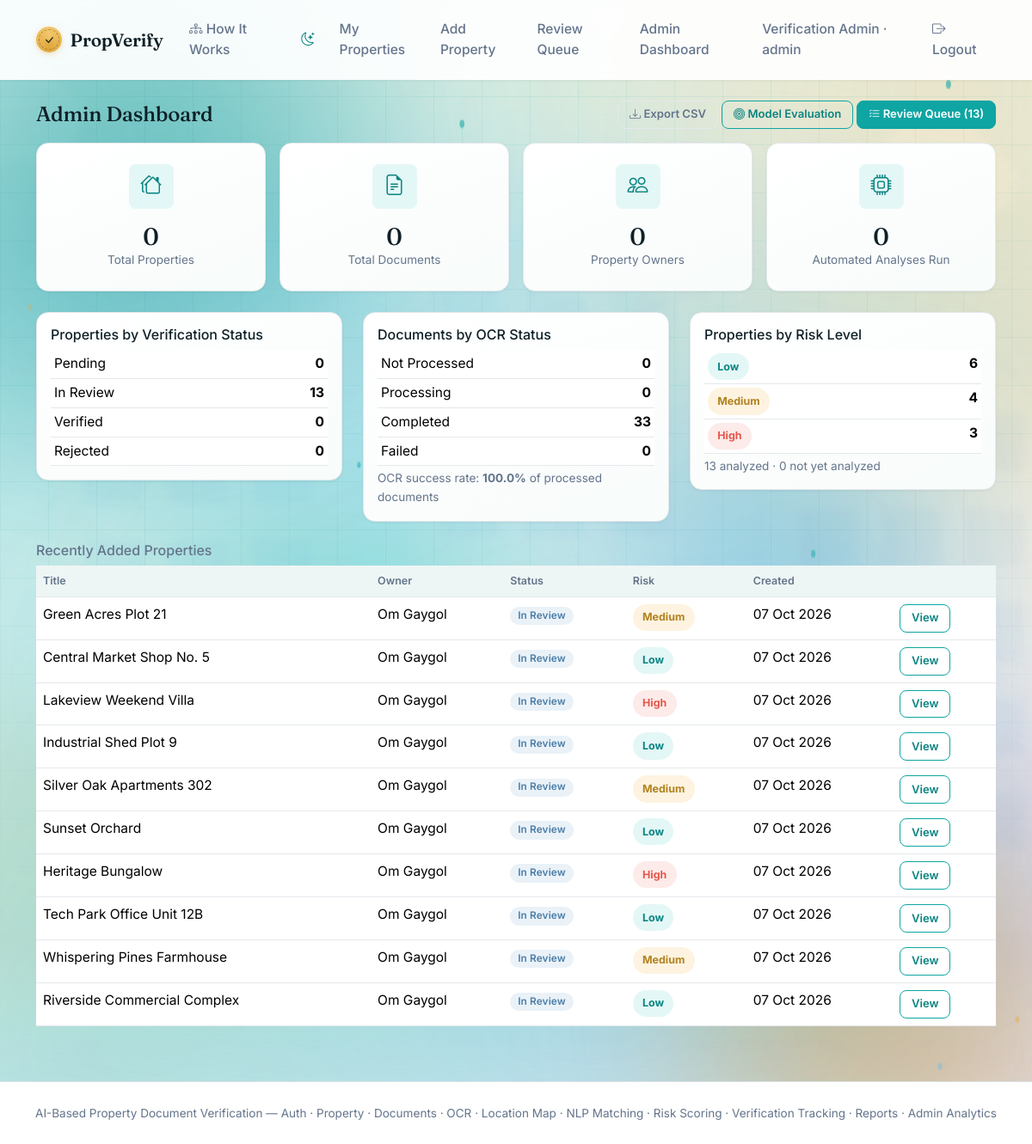
The page /admin/dashboard (signed in) on the database its author committed.
### models.py (models this page shows, shortened)
class User(UserMixin, db.Model):
    __tablename__ = "users"
    id = db.Column(db.Integer, primary_key=True)
    full_name = db.Column(db.String(120), nullable=False)
    email = db.Column(db.String(120), unique=True, nullable=False, index=True)
    password_hash = db.Column(db.String(255), nullable=False)
    role = db.Column(db.String(20), nullable=False, default="user")  # 'user' | 'admin'
    created_at = db.Column(db.DateTime, default=datetime.utcnow)
    properties = db.relationship("Property", backref="owner", lazy=True, cascade="all, delete-orphan")
    @property
    def is_admin(self):
        return self.role == "admin"

class Property(db.Model):
    __tablename__ = "properties"
    STATUS_CHOICES = ["Pending", "In Review", "Verified", "Rejected"]
    id = db.Column(db.Integer, primary_key=True)
    owner_id = db.Column(db.Integer, db.ForeignKey("users.id"), nullable=False)
    title = db.Column(db.String(150), nullable=False)
    property_type = db.Column(db.String(50), nullable=False)  # Residential/Commercial/Agricultural/Other
    survey_number = db.Column(db.String(80))
    address = db.Column(db.String(300), nullable=False)
    area_sq_ft = db.Column(db.Float)
    locality = db.Column(db.String(120))
    city = db.Column(db.String(80))
    state = db.Column(db.String(80))
    pincode = db.Column(db.String(20))
    latitude = db.Column(db.Float)
    longitude = db.Column(db.Float)
    overall_status = db.Column(db.String(20), nullable=False, default="Pending")
    created_at = db.Column(db.DateTime, default=datetime.utcnow)
    updated_at = db.Column(db.DateTime, default=datetime.utcnow, onupdate=datetime.utcnow)
    documents = db.relationship("Document", backref="property", lazy=True, cascade="all, delete-orphan")
    photos = db.relationship(
        "PropertyPhoto",
        backref="property",
        lazy=True,
        cascade="all, delete-orphan",
        order_by="PropertyPhoto.sort_order",
    )
    analyses = db.relationship(
        "AnalysisResult",
        backref="property",
        lazy=True,
        cascade="all, delete-orphan",
        order_by="AnalysisResult.created_at",
    )
    verification_records = db.relationship(
        "VerificationRecord",
        backref="property",
        lazy=True,
        cascade="all, delete-orphan",
        order_by="VerificationRecord.created_at",
    )
    @property
    def latest_analysis(self):
        return self.analyses[-1] if self.analyses else None

class AnalysisResult(db.Model):
    __tablename__ = "analysis_results"
    id = db.Column(db.Integer, primary_key=True)
    property_id = db.Column(db.Integer, db.ForeignKey("properties.id"), nullable=False)
    run_by_id = db.Column(db.Integer, db.ForeignKey("users.id"), nullable=False)
    risk_score = db.Column(db.Integer, nullable=False)
    risk_level = db.Column(db.String(10), nullable=False)  # Low | Medium | High
    checks_run = db.Column(db.Integer, default=0)
    checks_passed = db.Column(db.Integer, default=0)
    findings_json = db.Column(db.Text, nullable=False, default="[]")
    fields_json = db.Column(db.Text, nullable=False, default="[]")
    features_json = db.Column(db.Text, nullable=False, default="{}")
    created_at = db.Column(db.DateTime, default=datetime.utcnow)
    run_by = db.relationship("User")

### routes/admin_routes.py (the view)
@admin_bp.route("/dashboard")
@login_required
def dashboard():
    _require_admin()
    total_properties = Property.query.count()
    total_documents = Document.query.count()
    total_owners = db.session.query(Property.owner_id).distinct().count()
    status_counts = {
        status: Property.query.filter_by(overall_status=status).count()
        for status in Property.STATUS_CHOICES
    }
    ocr_counts = {
        status: Document.query.filter_by(ocr_status=status).count()
        for status in Document.OCR_STATUS_CHOICES
    }
    processed = ocr_counts.get("Completed", 0) + ocr_counts.get("Failed", 0)
    ocr_success_rate = round((ocr_counts.get("Completed", 0) / processed) * 100, 1) if processed else None
    risk_counts = {"Low": 0, "Medium": 0, "High": 0}
    analyzed_property_ids = set()
    for prop in Property.query.all():
        latest = prop.latest_analysis
        if latest:
            risk_counts[latest.risk_level] = risk_counts.get(latest.risk_level, 0) + 1
            analyzed_property_ids.add(prop.id)
    total_analyses = AnalysisResult.query.count()
    properties_analyzed = len(analyzed_property_ids)
    properties_awaiting_analysis = total_properties - properties_analyzed
    recent_properties = Property.query.order_by(Property.created_at.desc()).limit(10).all()
    review_queue_count = Property.query.filter(
        Property.overall_status.in_(["Pending", "In Review"])
    ).count()
    return render_template(
        "admin/dashboard.html",
        total_properties=total_properties,
        total_documents=total_documents,
        total_owners=total_owners,
        status_counts=status_counts,
        ocr_counts=ocr_counts,
        ocr_success_rate=ocr_success_rate,
        risk_counts=risk_counts,
        total_analyses=total_analyses,
        properties_analyzed=properties_analyzed,
        properties_awaiting_analysis=properties_awaiting_analysis,
        review_queue_count=review_queue_count,
        recent_properties=recent_properties,
    )

### routes/admin_routes.py (called while the page is built)
def _require_admin():
    if not current_user.is_admin:
        abort(403)

### templates/admin/dashboard.html (shortened to what this page needs)
{% extends "base.html" %}
{% block content %}
<div class="d-flex justify-content-between align-items-center mb-3">
  <h4 class="mb-0">Admin Dashboard</h4>
  <div>
    <a href="{{ url_for('admin.export_dashboard_csv') }}" class="btn btn-outline-secondary btn-sm">
      <i class="bi bi-download"></i> Export CSV
    </a>
    <a href="{{ url_for('analysis.evaluation') }}" class="btn btn-outline-primary btn-sm">
      <i class="bi bi-bullseye"></i> Model Evaluation
    </a>
    <a href="{{ url_for('analysis.review_queue') }}" class="btn btn-primary btn-sm">
      <i class="bi bi-list-check"></i> Review Queue ({{ review_queue_count }})
    </a>
  </div>
</div>
<div class="row g-3 mb-4" data-stagger-group>
  <div class="col-md-3">
    <div class="card feature-tile text-center stagger-in">
      <div class="card-body py-4">
        <span class="feature-icon mx-auto mb-2" style="width:52px;height:52px;font-size:1.5rem;"><i class="bi bi-houses"></i></span>
        <h3 class="mt-2 mb-0"><span class="counter" data-counter="{{ total_properties }}">0</span></h3>
        <div class="text-muted small">Total Properties</div>
      </div>
    </div>
  </div>
  <div class="col-md-3">
    <div class="card feature-tile text-center stagger-in">
      <div class="card-body py-4">
        <span class="feature-icon mx-auto mb-2" style="width:52px;height:52px;font-size:1.5rem;"><i class="bi bi-file-earmark-text"></i></span>
        <h3 class="mt-2 mb-0"><span class="counter" data-counter="{{ total_documents }}">0</span></h3>
        <div class="text-muted small">Total Documents</div>
      </div>
    </div>
  </div>
  <div class="col-md-3">
    <div class="card feature-tile text-center stagger-in">
      <div class="card-body py-4">
        <span class="feature-icon mx-auto mb-2" style="width:52px;height:52px;font-size:1.5rem;"><i class="bi bi-people"></i></span>
        <h3 class="mt-2 mb-0"><span class="counter" data-counter="{{ total_owners }}">0</span></h3>
        <div class="text-muted small">Property Owners</div>
      </div>
    </div>
  </div>
  <div class="col-md-3">
    <div class="card feature-tile text-center stagger-in">
      <div class="card-body py-4">
        <span class="feature-icon mx-auto mb-2" style="width:52px;height:52px;font-size:1.5rem;"><i class="bi bi-cpu"></i></span>
        <h3 class="mt-2 mb-0"><span class="counter" data-counter="{{ total_analyses }}">0</span></h3>
        <div class="text-muted small">Automated Analyses Run</div>
      </div>
    </div>
  </div>
</div>
<div class="row g-4 mb-4">
  <div class="col-md-4">
    <div class="card">
      <div class="card-body">
        <h6 class="text-muted">Properties by Verification Status</h6>
        <table class="table table-sm mb-0">
          {% for status, count in status_counts.items() %}
          <tr><td>{{ status }}</td><td class="text-end fw-bold">{{ count }}</td></tr>
          {% endfor %}
        </table>
      </div>
    </div>
  </div>
  <div class="col-md-4">
    <div class="card">
      <div class="card-body">
        <h6 class="text-muted">Documents by OCR Status</h6>
        <table class="table table-sm mb-0">
          {% for status, count in ocr_counts.items() %}
          <tr><td>{{ status }}</td><td class="text-end fw-bold">{{ count }}</td></tr>
          {% endfor %}
        </table>
        {% if ocr_success_rate is not none %}
          <div class="small text-muted mt-1">OCR success rate: <strong>{{ ocr_success_rate }}%</strong> of processed documents</div>
        {% endif %}
      </div>
    </div>
  </div>
  <div class="col-md-4">
    <div class="card">
      <div class="card-body">
        <h6 class="text-muted">Properties by Risk Level</h6>
        <table class="table table-sm mb-0">
          <tr><td><span class="risk-pill risk-Low">Low</span></td><td class="text-end fw-bold">{{ risk_counts.Low }}</td></tr>
          <tr><td><span class="risk-pill risk-Medium">Medium</span></td><td class="text-end fw-bold">{{ risk_counts.Medium }}</td></tr>
          <tr><td><span class="risk-pill risk-High">High</span></td><td class="text-end fw-bold">{{ risk_counts.High }}</td></tr>
        </table>
        <div class="small text-muted mt-1">{{ properties_analyzed }} analyzed &middot; {{ properties_awaiting_analysis }} not yet analyzed</div>
      </div>
    </div>
  </div>
</div>
<h6 class="text-muted">Recently Added Properties</h6>
<div class="table-responsive">
  <table class="table table-hover bg-white">
    <thead class="table-light">
      <tr><th>Title</th><th>Owner</th><th>Status</th><th>Risk</th><th>Created</th><th></th></tr>
    </thead>
    <tbody>
      {% for p in recent_properties %}
      {% set a = p.latest_analysis %}
      <tr>
        <td>{{ p.title }}</td>
        <td>{{ p.owner.full_name }}</td>
        <td>
          <span class="badge
            {% if p.overall_status == 'Verified' %}bg-success
            {% elif p.overall_status == 'Rejected' %}bg-danger
            {% elif p.overall_status == 'In Review' %}bg-info text-dark
            {% else %}bg-secondary{% endif %}">{{ p.overall_status }}</span>
        </td>
        <td>
          {% if a %}<span class="risk-pill risk-{{ a.risk_level }}">{{ a.risk_level }}</span>{% else %}<span class="text-muted small">&mdash;</span>{% endif %}
        </td>
        <td>{{ p.created_at.strftime('%d %b %Y') }}</td>
        <td><a href="{{ url_for('property.view_property', property_id=p.id) }}" class="btn btn-sm btn-outline-primary">View</a></td>
      </tr>
      {% endfor %}
    </tbody>
  </table>
</div>
{% endblock %}

### templates/base.html (shortened to what this page needs)
<!DOCTYPE html>
<html lang="en">
<head>
<link href="https://cdn.jsdelivr.net/npm/bootstrap@5.3.3/dist/css/bootstrap.min.css" rel="stylesheet">
<link href="https://cdn.jsdelivr.net/npm/bootstrap-icons@1.11.3/font/bootstrap-icons.css" rel="stylesheet">
<link href="{{ url_for('static', filename='css/style.css') }}" rel="stylesheet">
</head>
<body class="{% if request.args.get('splash') == '1' %}splash-active{% endif %}">
<div class="site-backdrop" aria-hidden="true">
  <div class="backdrop-aurora aurora-1"></div>
  <span class="blob blob-teal"></span>
  <div class="ambient-floating-particles">
    <div class="particle-orb orb-1"></div>
    <div class="particle-orb orb-3"></div>
    <div class="particle-orb orb-5"></div>
  </div>
</div>
<nav class="navbar navbar-expand-lg navbar-light">
  <div class="container">
    <a class="navbar-brand" href="{{ url_for('index') }}">
      <span class="seal seal-sm"><i class="bi bi-check-lg"></i></span> PropVerify
    </a>
    <div class="collapse navbar-collapse" id="navMenu">
      <ul class="navbar-nav ms-auto align-items-lg-center">
        <li class="nav-item"><a class="nav-link" href="{{ url_for('how_it_works') }}"><i class="bi bi-diagram-3"></i> How It Works</a></li>
        <li class="nav-item">
          <button type="button" class="nav-link theme-toggle" id="themeToggleBtn" title="Toggle dark mode" aria-label="Toggle dark mode">
            <i class="bi bi-moon-stars"></i>
          </button>
        </li>
        {% if current_user.is_authenticated %}
          <li class="nav-item"><a class="nav-link" href="{{ url_for('property.list_properties') }}">My Properties</a></li>
          <li class="nav-item"><a class="nav-link" href="{{ url_for('property.new_property') }}">Add Property</a></li>
          {% if current_user.is_admin %}
            <li class="nav-item"><a class="nav-link" href="{{ url_for('analysis.review_queue') }}">Review Queue</a></li>
            <li class="nav-item"><a class="nav-link" href="{{ url_for('admin.dashboard') }}">Admin Dashboard</a></li>
          {% endif %}
          <li class="nav-item"><span class="nav-link text-muted">{{ current_user.full_name }} &middot; {{ current_user.role }}</span></li>
          <li class="nav-item"><a class="nav-link" href="{{ url_for('auth.logout') }}"><i class="bi bi-box-arrow-right"></i> Logout</a></li>
        {% else %}
          <li class="nav-item"><a class="nav-link" href="{{ url_for('auth.login') }}">Login</a></li>
          <li class="nav-item">
            <a class="btn btn-primary btn-sm ms-lg-2" href="{{ url_for('auth.register') }}">Register</a>
          </li>
        {% endif %}
      </ul>
    </div>
  </div>
</nav>
<div class="container mt-4 mb-5">
  {% block content %}{% endblock %}
</div>
<footer class="text-center text-muted py-4 border-top">
  <small>AI-Based Property Document Verification &mdash; Auth &middot; Property &middot; Documents &middot; OCR &middot; Location Map &middot; NLP Matching &middot; Risk Scoring &middot; Verification Tracking &middot; Reports &middot; Admin Analytics</small>
</footer>
</body>
</html>

### rows shown on the page
User: full_name "Verification Admin", role "admin"
Property: overall_status "In Review", id "13", title "Green Acres Plot 21", owner.full_name "Om Gaygol", created_at "07 Oct 2026"
AnalysisResult: risk_level "Medium"
Property: title "Central Market Shop No. 5", owner.full_name "Om Gaygol", overall_status "In Review", created_at "07 Oct 2026"
AnalysisResult: risk_level "Low"
Property: title "Lakeview Weekend Villa", owner.full_name "Om Gaygol", overall_status "In Review", created_at "07 Oct 2026"
AnalysisResult: risk_level "High"
Property: title "Industrial Shed Plot 9", owner.full_name "Om Gaygol", overall_status "In Review", created_at "07 Oct 2026"
AnalysisResult: risk_level "Low"
Property: title "Silver Oak Apartments 302", owner.full_name "Om Gaygol", overall_status "In Review", created_at "07 Oct 2026"
AnalysisResult: risk_level "Medium"
Property: title "Sunset Orchard", owner.full_name "Om Gaygol", overall_status "In Review", created_at "07 Oct 2026"
AnalysisResult: risk_level "Low"
Property: title "Heritage Bungalow", owner.full_name "Om Gaygol", overall_status "In Review", created_at "07 Oct 2026"
AnalysisResult: risk_level "High"
Property: title "Tech Park Office Unit 12B", owner.full_name "Om Gaygol", overall_status "In Review", created_at "07 Oct 2026"
AnalysisResult: risk_level "Low"
Property: title "Whispering Pines Farmhouse", owner.full_name "Om Gaygol", overall_status "In Review", created_at "07 Oct 2026"
AnalysisResult: risk_level "Medium"
Property: title "Riverside Commercial Complex", owner.full_name "Om Gaygol", overall_status "In Review", created_at "07 Oct 2026"
AnalysisResult: risk_level "Low"

### other values the page prints
{{ review_queue_count }} "13"
{{ status }} "Pending" "Verified" "Rejected"
{{ count }} "0" "0" "0"
{{ status }} "Not Processed" "Processing" "Completed" "Failed"
{{ count }} "0" "0" "33" "0"
{{ ocr_success_rate }} "100.0"
{{ risk_counts.Low }} "6"
{{ risk_counts.Medium }} "4"
{{ risk_counts.High }} "3"
{{ properties_analyzed }} "13"
{{ properties_awaiting_analysis }} "0"
